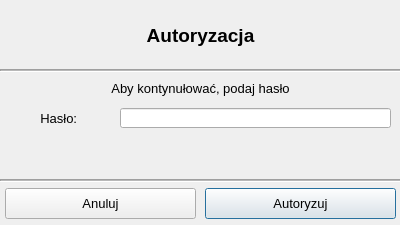
<?xml version="1.0" encoding="UTF-8"?>
<ui version="4.0">
 <class>PasswordGet</class>
 <widget class="QDialog" name="PasswordGet">
  <property name="geometry">
   <rect>
    <x>0</x>
    <y>0</y>
    <width>400</width>
    <height>225</height>
   </rect>
  </property>
  <property name="windowTitle">
   <string>Hasło</string>
  </property>
  <widget class="QLabel" name="label">
   <property name="geometry">
    <rect>
     <x>10</x>
     <y>10</y>
     <width>48</width>
     <height>48</height>
    </rect>
   </property>
   <property name="text">
    <string notr="true"/>
   </property>
   <property name="pixmap">
    <pixmap resource="../../resources.qrc">:/icons/Resources/Icons/lock.png</pixmap>
   </property>
   <property name="scaledContents">
    <bool>true</bool>
   </property>
  </widget>
  <widget class="QLabel" name="label_2">
   <property name="geometry">
    <rect>
     <x>340</x>
     <y>10</y>
     <width>48</width>
     <height>48</height>
    </rect>
   </property>
   <property name="text">
    <string notr="true"/>
   </property>
   <property name="pixmap">
    <pixmap resource="../../resources.qrc">:/icons/Resources/Icons/lock.png</pixmap>
   </property>
   <property name="scaledContents">
    <bool>true</bool>
   </property>
  </widget>
  <widget class="QLabel" name="label_3">
   <property name="geometry">
    <rect>
     <x>70</x>
     <y>10</y>
     <width>261</width>
     <height>51</height>
    </rect>
   </property>
   <property name="font">
    <font>
     <pointsize>14</pointsize>
     <weight>75</weight>
     <bold>true</bold>
    </font>
   </property>
   <property name="text">
    <string>Autoryzacja</string>
   </property>
   <property name="alignment">
    <set>Qt::AlignCenter</set>
   </property>
   <property name="wordWrap">
    <bool>true</bool>
   </property>
  </widget>
  <widget class="Line" name="line">
   <property name="geometry">
    <rect>
     <x>0</x>
     <y>60</y>
     <width>401</width>
     <height>20</height>
    </rect>
   </property>
   <property name="lineWidth">
    <number>1</number>
   </property>
   <property name="midLineWidth">
    <number>1</number>
   </property>
   <property name="orientation">
    <enum>Qt::Horizontal</enum>
   </property>
  </widget>
  <widget class="QLabel" name="label_4">
   <property name="geometry">
    <rect>
     <x>5</x>
     <y>73</y>
     <width>391</width>
     <height>31</height>
    </rect>
   </property>
   <property name="font">
    <font>
     <pointsize>10</pointsize>
    </font>
   </property>
   <property name="text">
    <string>Aby kontynułować, podaj hasło</string>
   </property>
   <property name="alignment">
    <set>Qt::AlignCenter</set>
   </property>
   <property name="wordWrap">
    <bool>true</bool>
   </property>
  </widget>
  <widget class="QLabel" name="label_5">
   <property name="geometry">
    <rect>
     <x>10</x>
     <y>110</y>
     <width>101</width>
     <height>16</height>
    </rect>
   </property>
   <property name="font">
    <font>
     <pointsize>10</pointsize>
    </font>
   </property>
   <property name="text">
    <string>Hasło: </string>
   </property>
   <property name="alignment">
    <set>Qt::AlignCenter</set>
   </property>
   <property name="wordWrap">
    <bool>true</bool>
   </property>
  </widget>
  <widget class="QLineEdit" name="PasswordGet_Password">
   <property name="geometry">
    <rect>
     <x>120</x>
     <y>108</y>
     <width>271</width>
     <height>20</height>
    </rect>
   </property>
   <property name="maxLength">
    <number>30</number>
   </property>
   <property name="echoMode">
    <enum>QLineEdit::Password</enum>
   </property>
   <property name="alignment">
    <set>Qt::AlignCenter</set>
   </property>
   <property name="clearButtonEnabled">
    <bool>true</bool>
   </property>
  </widget>
  <widget class="QLabel" name="PasswordGet_WarnText">
   <property name="geometry">
    <rect>
     <x>39</x>
     <y>140</y>
     <width>358</width>
     <height>31</height>
    </rect>
   </property>
   <property name="font">
    <font>
     <pointsize>12</pointsize>
    </font>
   </property>
   <property name="text">
    <string/>
   </property>
   <property name="alignment">
    <set>Qt::AlignCenter</set>
   </property>
   <property name="wordWrap">
    <bool>true</bool>
   </property>
  </widget>
  <widget class="QPushButton" name="PasswordGet_Cancel">
   <property name="geometry">
    <rect>
     <x>5</x>
     <y>188</y>
     <width>191</width>
     <height>31</height>
    </rect>
   </property>
   <property name="font">
    <font>
     <pointsize>10</pointsize>
    </font>
   </property>
   <property name="text">
    <string>Anuluj</string>
   </property>
   <property name="icon">
    <iconset resource="../../resources.qrc">
     <normaloff>:/icons/Resources/Icons/cancel.png</normaloff>:/icons/Resources/Icons/cancel.png</iconset>
   </property>
   <property name="iconSize">
    <size>
     <width>24</width>
     <height>24</height>
    </size>
   </property>
   <property name="autoDefault">
    <bool>false</bool>
   </property>
  </widget>
  <widget class="QPushButton" name="PasswordGet_Authorize">
   <property name="enabled">
    <bool>true</bool>
   </property>
   <property name="geometry">
    <rect>
     <x>205</x>
     <y>188</y>
     <width>191</width>
     <height>31</height>
    </rect>
   </property>
   <property name="font">
    <font>
     <pointsize>10</pointsize>
    </font>
   </property>
   <property name="text">
    <string>Autoryzuj</string>
   </property>
   <property name="icon">
    <iconset resource="../../resources.qrc">
     <normaloff>:/icons/Resources/Icons/accept.png</normaloff>:/icons/Resources/Icons/accept.png</iconset>
   </property>
   <property name="iconSize">
    <size>
     <width>24</width>
     <height>24</height>
    </size>
   </property>
   <property name="default">
    <bool>true</bool>
   </property>
  </widget>
  <widget class="Line" name="line_2">
   <property name="geometry">
    <rect>
     <x>0</x>
     <y>170</y>
     <width>401</width>
     <height>20</height>
    </rect>
   </property>
   <property name="lineWidth">
    <number>1</number>
   </property>
   <property name="midLineWidth">
    <number>1</number>
   </property>
   <property name="orientation">
    <enum>Qt::Horizontal</enum>
   </property>
  </widget>
  <widget class="QLabel" name="PasswordGet_WarnIcon">
   <property name="enabled">
    <bool>false</bool>
   </property>
   <property name="geometry">
    <rect>
     <x>0</x>
     <y>137</y>
     <width>38</width>
     <height>38</height>
    </rect>
   </property>
   <property name="text">
    <string notr="true"/>
   </property>
   <property name="pixmap">
    <pixmap resource="../../resources.qrc">:/icons/Resources/Icons/warning.png</pixmap>
   </property>
   <property name="scaledContents">
    <bool>true</bool>
   </property>
  </widget>
 </widget>
 <resources>
  <include location="../../resources.qrc"/>
 </resources>
 <connections/>
</ui>
